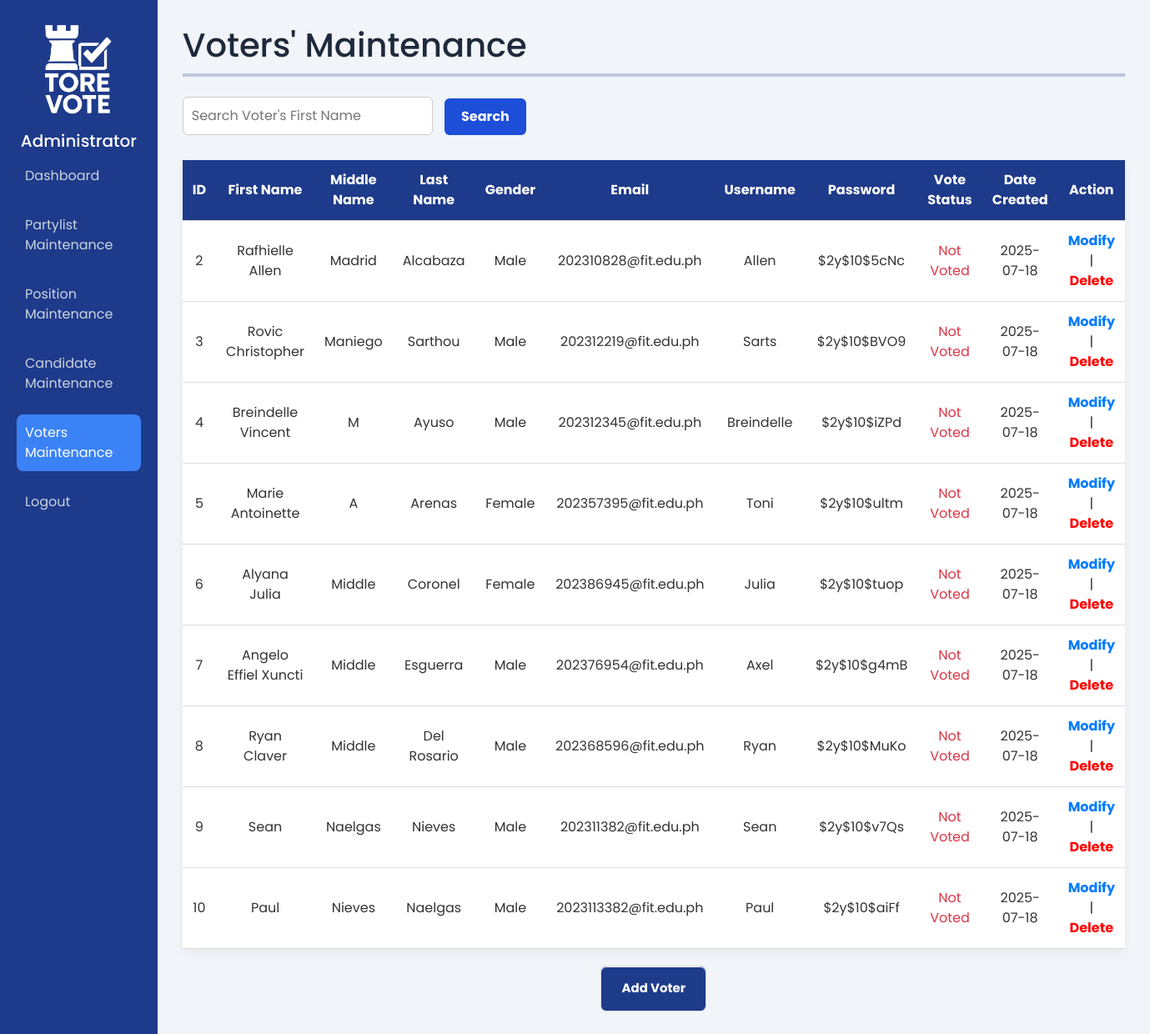
The app's page /pages/voters_maintenance.php with its own data.
### tables this page shows
CREATE TABLE `user_information` (
  `id_number` int(11) NOT NULL,
  `first_name` varchar(255) NOT NULL,
  `last_name` varchar(255) NOT NULL,
  `middle_name` varchar(255) NOT NULL,
  `gender` varchar(255) NOT NULL,
  `email` varchar(255) DEFAULT NULL,
  `username` varchar(255) NOT NULL,
  `password` varchar(255) NOT NULL,
  `role` varchar(255) NOT NULL,
  `date_created` date NOT NULL DEFAULT current_timestamp(),
  `hasVoted` tinyint(1) NOT NULL
);

### pages/voters_maintenance.php (the view, shortened to what this page needs)
<?php
include("../database/connection.php");
if (isset($_POST['search'])) {
  $searchq = trim(strtolower(str_replace(' ', '', $_POST['search'])));
  $searchq = "%$searchq%";
  $query = "SELECT * FROM user_information WHERE REPLACE(LOWER(first_name), ' ', '') LIKE ?";
  $stmt = $conn->prepare($query);
  $stmt->bind_param("s", $searchq);
} else {
  $query = "SELECT * FROM user_information";
  $stmt = $conn->prepare($query);
}
$stmt->execute();
$results = $stmt->get_result();
$rows = [];
while ($result = $results->fetch_assoc()) {
  $rows[] = $result;
}
?>
<!DOCTYPE html>
<html lang="en">
<head>
  <link href="https://cdn.jsdelivr.net/npm/bootstrap@5.3.0/dist/css/bootstrap.min.css" rel="stylesheet">
  <link rel="stylesheet" href="../styles/voters_maintenance-style.css" />
  <link rel="stylesheet" href="../styles/results-style.css"/>
</head>
<body>
  <div class="dashboard">
    <aside class="sidebar">
      <img src="../img/logo2.png" alt="VotingSys Logo" style="width: 80px; height: auto; display: block; margin: 0 auto;" />
      <h5 class="admin" style="margin-top: 20px; text-align: center;">Administrator</h5>
      <nav>
        <a href="./dashboard.php">Dashboard</a>
        <a href="./partylist_maintenance.php">Partylist Maintenance</a>
        <a href="./position_maintenance.php">Position Maintenance</a>
        <a href="./candidates_maintenance.php">Candidate Maintenance</a>
        <a href="./voters_maintenance.php" class="active">Voters Maintenance</a>
        <a href="./admin-logout.php" class="logout-button" data-bs-toggle="modal" data-bs-target="#logoutModal">Logout</a>
      </nav>
    </aside>
    <main class="main-content">
      <header class="topbar">
        <h1 style="font-size: 40px;">Voters' Maintenance</h1>
        <hr style="margin: 10px 0; border-top: 4px solid #1e3a8a;" />
      </header>
      <form method="POST" class="add-form mt-4" id="addPositionForm">
        <input type="text" name="search" id="position_name" placeholder="Search Voter's First Name" required />
        <button type="submit" class="btn btn-primary">Search</button>
      </form>
      <table border="0">
        <tr>
          <th>ID</th>
          <th>First Name</th>
          <th>Middle Name</th>
          <th>Last Name</th>
          <th>Gender</th>
          <th>Email</th>
          <th>Username</th>
          <th>Password</th>
          <th>Vote Status</th>
          <th>Date Created</th>
          <th>Action</th>
        </tr>
        <?php foreach ($rows as $row) { ?>
          <tr>
            <td><?= $row['id_number'] ?></td>
            <td><?= $row['first_name'] ?></td>
            <td><?= $row['middle_name'] ?></td>
            <td><?= $row['last_name'] ?></td>
            <td><?= $row['gender'] ?></td>
            <td><?= $row['email'] ?></td>
            <td><?= $row['username'] ?></td>
            <td><?= $row['password'] = substr($row['password'], 0, 11) ?></td>
            <td><span class="<?= $row['hasVoted'] ? 'text-success' : 'text-danger' ?>"><?= $row['hasVoted'] ? 'Voted' : 'Not Voted' ?></span></td>
            <td><?= $row['date_created'] ?></td>
            <td>
              <a href='voters_modification.php?edit=<?= $row['id_number'] ?>' class='edit-btn'>Modify</a> |
              <a href="#" class="delete-btn" data-id="<?= $row['id_number'] ?>" data-toggle="modal" data-target="#deleteModal">Delete</a>
            </td>
          </tr>
        <?php } ?>
      </table>
      <?php if (isset($_POST['search'])) {
        if ($results->num_rows === 0) {
          echo '<h1 class="center-text">No Results Found</h1>';
        }
        echo '<div class="center-button"><a href="./voters_maintenance.php" class="myButton">Go Back</a></div>';
      } else {
        echo '<div class="center-btn-ADD"><a href="./voters_addition.php" class="addBTN">Add Voter</a></div>';
      } ?>
</body>
</html>

### styles/voters_maintenance-style.css (style rules this page uses)
* { margin: 0; padding: 0; box-sizing: border-box; font-family: 'Poppins', sans-serif; }
body { background: #f1f5f9; color: #333; }
.dashboard { display: flex; min-height: 100vh; }
.admin { margin-top: 20px; text-align: center; }
.sidebar { width: 220px; background-color: #1e3a8a; color: #fff; padding: 30px 20px; }
.sidebar nav a { display: block; color: #cbd5e1; text-decoration: none; margin-bottom: 15px; padding: 10px; border-radius: 8px; transition: 0.3s; }
.sidebar nav a:hover, .sidebar nav a.active { background-color: #3c83f6; color: #fff; }
.main-content { padding: 30px; flex: 1; }
h1 { font-size: 30px; margin-bottom: 20px; color: #1e3a8a; }
.add-form, .edit-form { margin-bottom: 30px; }
.add-form input[type="text"], .edit-form input[type="text"] { padding: 10px; width: 300px; border-radius: 6px; border: 1px solid #ccc; }
.add-form button, .edit-form button { padding: 10px 20px; margin-left: 10px; border: none; border-radius: 6px; background-color: #1d4ed8; color: white; font-weight: bold; cursor: pointer; }
table { width: 100%; border-collapse: collapse; background: white; box-shadow: 0 4px 12px rgba(0, 0, 0, 0.05); text-align: center; }
th, td { padding: 12px; border-bottom: 1px solid #ddd; }
th { background-color: #1e3a8a; color: white; }
.edit-btn { color: #007bff; text-decoration: none; font-weight: bold; }
.delete-btn { color: red; text-decoration: none; font-weight: bold; }
.addBTN { box-shadow:inset 0px 1px 0px 0px #ffffff; background-color:#1e3b8a; border-radius:7px; border:1px solid #dcdcdc; display:inline-block; cursor:pointer; color: white; font-size:15px; font-weight:bold; padding:15px 24px; text-decoration:none; justify-content: center; }
.center-btn-ADD { text-align: center; margin-top: 20px; }

### styles/results-style.css (style rules this page uses)
* { margin: 0; padding: 0; box-sizing: border-box; font-family: 'Poppins', sans-serif; }
body { background-color: #f1f5f9; }
.dashboard { display: flex; min-height: 100vh; }
.sidebar { width: 220px; background-color: #1e3a8a; color: white; padding: 30px 20px; }
.sidebar nav a { display: block; color: #cbd5e1; text-decoration: none; margin-bottom: 15px; padding: 10px; border-radius: 8px; transition: 0.3s; }
.sidebar nav a:hover, .sidebar nav a.active { background-color: #3b82f6; color: white; }
.topbar h1 { color: #1e293b; font-size: 28px; margin-bottom: 10px; }

### records on screen
user_information: id_number "2", first_name "Rafhielle Allen", middle_name "Madrid", last_name "Alcabaza", gender "Male", email "202310828@fit.edu.ph", username "Allen", password "$2y$10$5cNc", hasVoted "Not Voted", date_created "2025-07-18"
user_information: id_number "3", first_name "Rovic Christopher", middle_name "Maniego", last_name "Sarthou", gender "Male", email "202312219@fit.edu.ph", username "Sarts", password "$2y$10$BVO9", hasVoted "Not Voted", date_created "2025-07-18"
user_information: id_number "4", first_name "Breindelle Vincent", middle_name "M", last_name "Ayuso", gender "Male", email "202312345@fit.edu.ph", username "Breindelle", password "$2y$10$iZPd", hasVoted "Not Voted", date_created "2025-07-18"
user_information: id_number "5", first_name "Marie Antoinette", middle_name "A", last_name "Arenas", gender "Female", email "202357395@fit.edu.ph", username "Toni", password "$2y$10$ultm", hasVoted "Not Voted", date_created "2025-07-18"
user_information: id_number "6", first_name "Alyana Julia", middle_name "Middle", last_name "Coronel", gender "Female", email "202386945@fit.edu.ph", username "Julia", password "$2y$10$tuop", hasVoted "Not Voted", date_created "2025-07-18"
user_information: id_number "7", first_name "Angelo Effiel Xuncti", middle_name "Middle", last_name "Esguerra", gender "Male", email "202376954@fit.edu.ph", username "Axel", password "$2y$10$g4mB", hasVoted "Not Voted", date_created "2025-07-18"
user_information: id_number "8", first_name "Ryan Claver", middle_name "Middle", last_name "Del Rosario", gender "Male", email "202368596@fit.edu.ph", username "Ryan", password "$2y$10$MuKo", hasVoted "Not Voted", date_created "2025-07-18"
user_information: id_number "9", first_name "Sean", middle_name "Naelgas", last_name "Nieves", gender "Male", email "202311382@fit.edu.ph", username "Sean", password "$2y$10$v7Qs", hasVoted "Not Voted", date_created "2025-07-18"
user_information: id_number "10", first_name "Paul", middle_name "Nieves", last_name "Naelgas", gender "Male", email "2023113382@fit.edu.ph", username "Paul", password "$2y$10$aiFf", hasVoted "Not Voted", date_created "2025-07-18"
